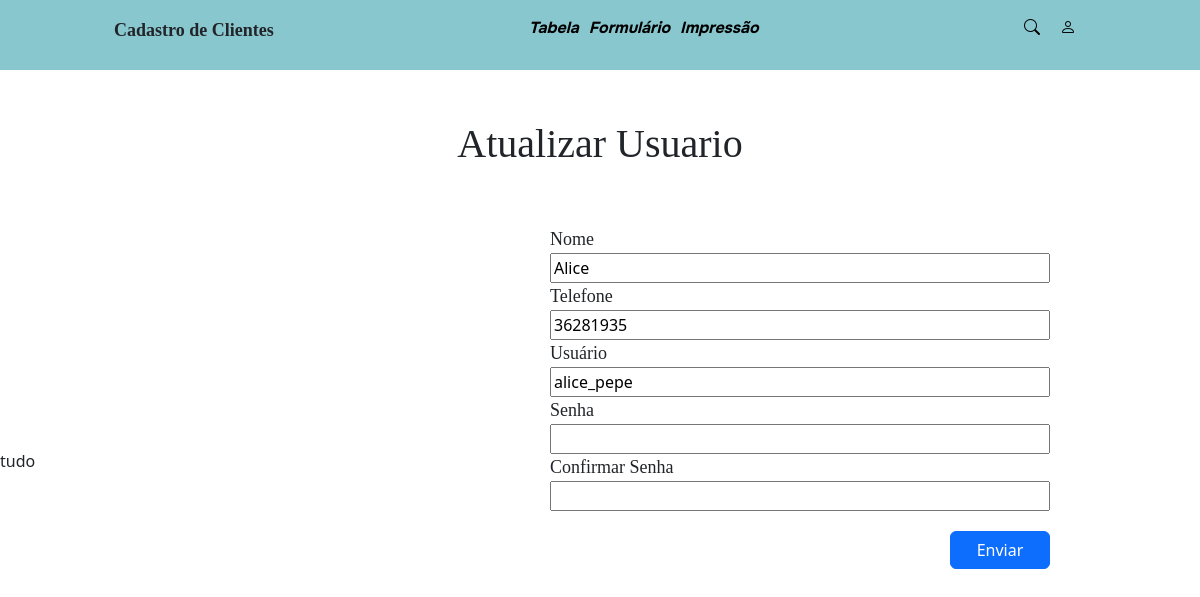
Page /index.php?id=1 on the committed database.
### tables this page shows
CREATE TABLE `tb_form` (
  `id_form` int(11) NOT NULL AUTO_INCREMENT,
  `nome` varchar(100) NOT NULL,
  `telefone` int(11) NOT NULL,
  `usuario` varchar(100) NOT NULL,
  `senha` varchar(200) NOT NULL,
  PRIMARY KEY (`id_form`)
);

### index.php (the view, shortened to what this page needs)
<?php
include './template/header.php';
$nome = "";
$telefone = "";
$usuario = "";
$tituloForm = "";
$actionFormulario = "";
if (isset($_GET['id']) && !empty($_GET['id'])) {
    $id_form = $_GET['id'];
    $dsn = 'mysql:dbname=db_form;host=127.0.0.1';
    $usuario = "root";
    $senha = "";
    $conn = new PDO($dsn, $usuario, $senha);
    $scriptSelect = "SELECT * FROM tb_form WHERE id_form = $id_form";
    $dadosSelect = $conn->query($scriptSelect)->fetch();
    $nome = $dadosSelect['nome'];
    $telefone = $dadosSelect['telefone'];
    $usuario = $dadosSelect['usuario'];
    $tituloForm = "Atualizar Usuario";
    $actionFormulario = "./form-update.php";
}
?>
<h1 class="tilt"><?= $tituloForm ?></h1>
<form action="<?= $actionFormulario ?>" method="post">
    <div class="form">
        <label for="">Nome</label>
        <input value="<?= $nome ?>" name="nome" type="text">
        <label for="">Telefone</label>
        <input value="<?= $telefone ?>" name="telefone" type="text">
        <label for="">Usuário</label>
        <input value="<?= $usuario ?>" name="usuario" type="text">
        <label for="">Senha</label>
        <input name="senha" type="password">
        <label for="">Confirmar Senha</label>
        <input name="confirmar-senha" type="password">
        <button class="btn btn-primary" type="submit">Enviar</button>
    </div>
</form>
    <?php
    include './template/footer.php';
    ?>

### css/style.css (style rules this page uses)
* { margin: 0; }
.form label { font-size: 18px; font-family: 'bold'; }
.form { display: flex; flex-direction: column; width: 500px; position: relative; left: 550px; top: 100px; }
.tilt { font-family: 'extra'; position: relative; top: 50px; text-align: center; }
button { width: 100px; position: relative; top: 20px; left: 400px; }

### css/header.css (style rules this page uses)
* { margin: 0; }

### rows in the picture
tb_form: nome "Alice", telefone "36281935", usuario "alice_pepe"

### other values in the picture
$tituloForm "Atualizar Usuario"
